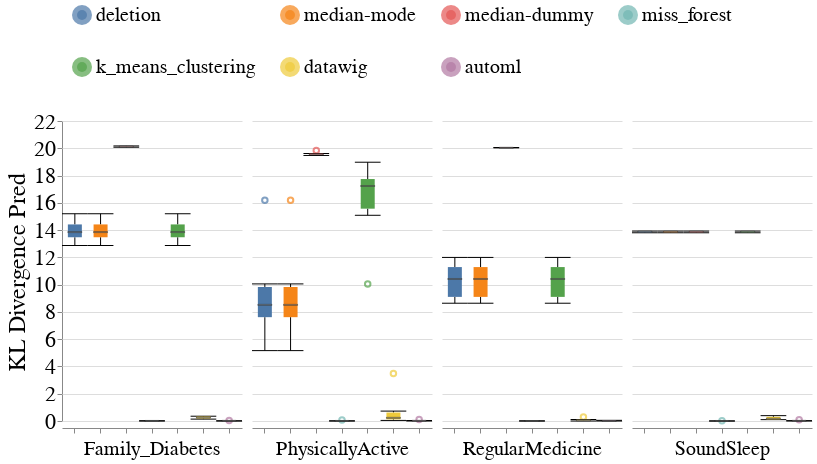

Here is the notebook cell this chart was saved with:
### Code cell
create_box_plots_for_mixed_exp(dataset_name=DATASET_NAME,
                               column_names=['Family_Diabetes', 'PhysicallyActive', 'RegularMedicine', 'SoundSleep'],
                               metric_name='kl_divergence_pred',
                               db_client=db_client,
                               without_dummy=False)

### Figure 1 — Vega-Lite specification as saved in the notebook (floating-point values rounded to 4 significant figures; data arrays with more than 128 entries replaced by an {"elided": "..."} marker saying what was removed)
{"config": {"view": {"continuousWidth": 400, "continuousHeight": 300, "stroke": null}, "axis": {"labelFontSize": 22, "labelFontWeight": "normal", "titleFontSize": 24, "titleFontWeight": "normal"}, "facet": {"spacing": 10}, "header": {"labelFontSize": 20, "labelOrient": "bottom", "labelPadding": 5, "titleFontSize": 20}, "legend": {"columns": 4, "direction": "horizontal", "labelFontSize": 20, "labelLimit": 400, "orient": "top", "symbolOffset": 10, "symbolStrokeWidth": 10, "titleAnchor": "middle", "titleFontSize": 22, "titleLimit": 300}, "title": {"fontSize": 20}}, "data": {"name": "data-1c945220c7f496776d4685d23f88ca94"}, "mark": {"type": "boxplot", "median": {"stroke": "black", "strokeWidth": 0.7}, "ticks": true}, "encoding": {"color": {"field": "Null_Imputer_Name", "sort": ["deletion", "median-mode", "median-dummy", "miss_forest", "k_means_clustering", "datawig", "automl"], "title": null, "type": "nominal"}, "column": {"field": "Column_With_Nulls", "title": null, "type": "nominal"}, "x": {"axis": {"labels": false}, "field": "Null_Imputer_Name", "sort": ["deletion", "median-mode", "median-dummy", "miss_forest", "k_means_clustering", "datawig", "automl"], "title": null, "type": "nominal"}, "y": {"field": "Kl_Divergence_Pred", "scale": {"zero": false}, "title": "KL Divergence Pred", "type": "quantitative"}}, "width": 180, "$schema": "https://vega.github.io/schema/vega-lite/v4.17.0.json", "datasets": {"data-1c945220c7f496776d4685d23f88ca94": {"elided": "168 records"}}}
